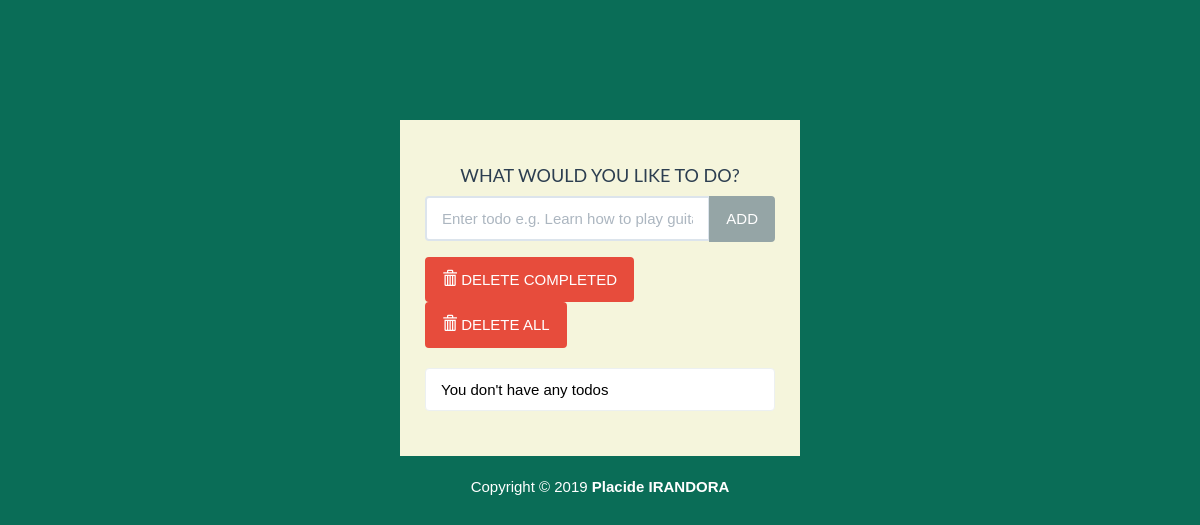
Before: / with the older database file.
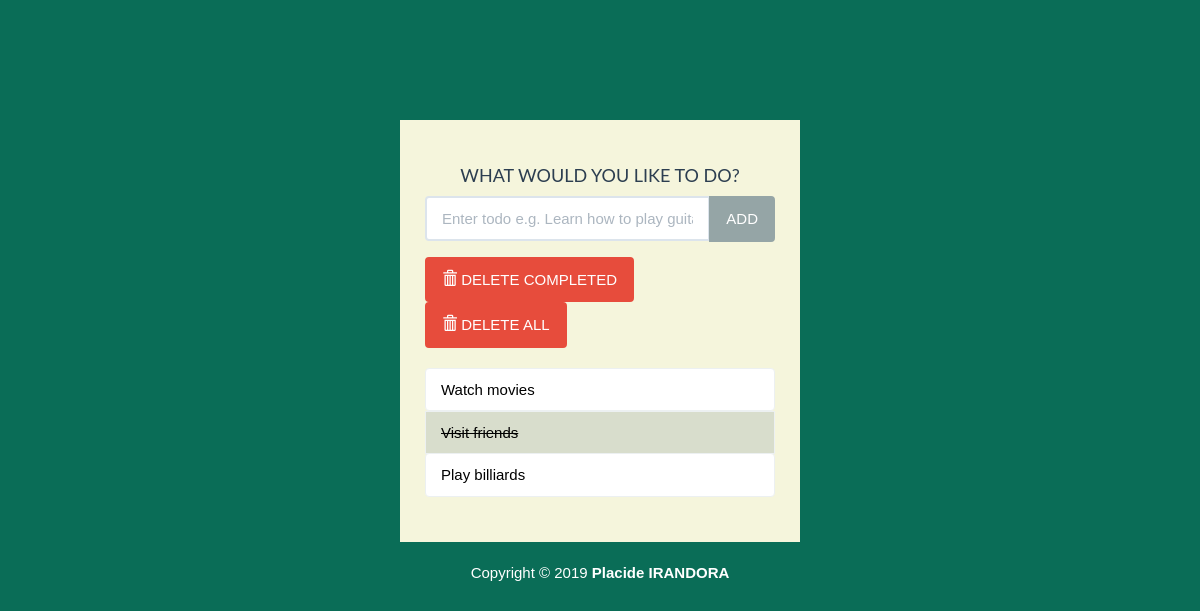
After: the same page with the newer database file.
### todo/models.py (models this page shows, shortened)
class Todo (models.Model):
    text = models.CharField(max_length=30)
    complete = models.BooleanField (default=False)

### todo/views.py (the view)
# urls.py: path('', views.index, name='index'),
def index(request):
    todo_list = Todo.objects.order_by('id')
    form = TodoForm()
    context = {'todo_list': todo_list, 'form': form}
    return render(request, 'todo/index.html', context)

### todo/forms.py
class TodoForm(forms.Form):
    text = forms.CharField(max_length=30,
    widget=forms.TextInput(
        attrs={'class': 'form-control',
        'placeholder': 'Enter todo e.g. Learn how to play guitar',
        'aria-label': 'Todo',
        'aria-describedby':'add-btn'}
    ))

### todo/templates/todo/index.html (shortened to what this page needs)
{% load static %}
<!DOCTYPE html>
<html lang="en">
	<head>
		<link rel="stylesheet" href="{% static 'todo/bootstrap/css/flatly.min.css' %}"/>
		<link rel="stylesheet" href="{% static 'todo/styles.css' %}"/>
	</head>
	<body>
		<div class="container-fluid" id="wrapper">
			<div class="row">
				<div class="col-lg-4 col-lg-offset-4" id="content">
					<h2>WHAT WOULD YOU LIKE TO DO?</h2>
					<form action="{% url 'add' %}" method="POST" role="form">
						<div class="form-group">
							<div class="input-group">
							  {{ form.text }}
							  <span class="input-group-btn">
								  <button type="submit" class="btn btn-default" id="add-btn">ADD</button>
							  </span>
							</div>
						</div>
					</form>
					<div class="row t10">
						<div class="col-lg-12">
							<div class="btn-toolbar">
								<div class="btn-group">
									<a href="{% url 'delete-completed' %}"><button type="button" class="btn btn-danger">
										<i class="glyphicon glyphicon-trash"></i> DELETE COMPLETED
									</button></a>
								</div>
								<div class="btn-group">
									<a href="{% url 'delete-all' %}"><button type="button" class="btn btn-danger">
										<i class="glyphicon glyphicon-trash"></i> DELETE ALL
									</button> <a/>
								</div>
							</div>
						</div>
					</div>
					<ul class="list-group t20">
							{% if not todo_list %}
								<p class="list-group-item">You don't have any todos</p>
							{% endif %}
						{% for todo in todo_list %}
							{% if todo.complete %}
								<li class="list-group-item todo-completed">{{ todo.text }}</li>
							{%else%}
								<a href="{% url 'complete' todo.id %}"><li class="list-group-item">{{ todo.text }}</li></a>
							{% endif %}
						{% endfor %}
					</ul>
				</div>
			</div>
			<footer>
				<div class="row pad">
					<div class="col-lg-12 text-center">
						Copyright &copy; 2019 <strong>Placide IRANDORA</strong>
					</div>
				</div>
			</footer>
		</div>
	</body>
</html>

Changed rows visible on the page:
added Todo: text "Watch movies"
added Todo: text "Visit friends"
added Todo: text "Play billiards"
Other visible differences:
text no longer shown: "You don't have any todos"
